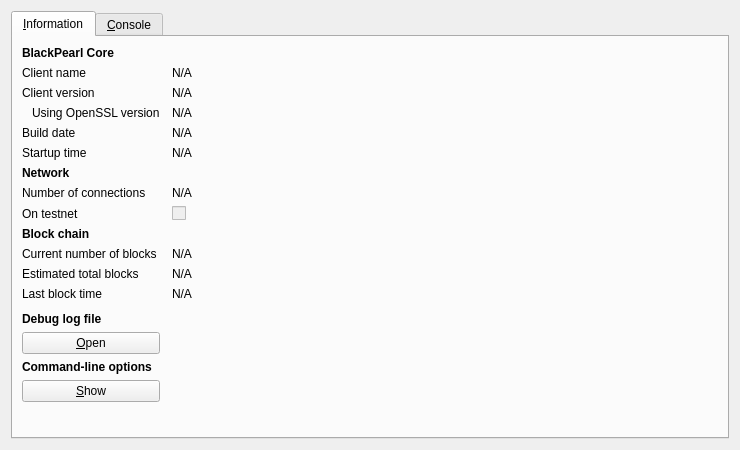
<?xml version="1.0" encoding="UTF-8"?>
<ui version="4.0">
 <class>RPCConsole</class>
 <widget class="QDialog" name="RPCConsole">
  <property name="geometry">
   <rect>
    <x>0</x>
    <y>0</y>
    <width>740</width>
    <height>450</height>
   </rect>
  </property>
  <property name="windowTitle">
   <string>BlackPearl - Debug window</string>
  </property>
  <layout class="QVBoxLayout" name="verticalLayout_2">
   <item>
    <widget class="QTabWidget" name="tabWidget">
     <property name="currentIndex">
      <number>0</number>
     </property>
     <widget class="QWidget" name="tab_info">
      <attribute name="title">
       <string>&amp;Information</string>
      </attribute>
      <layout class="QGridLayout" name="gridLayout" columnstretch="0,1">
       <property name="horizontalSpacing">
        <number>12</number>
       </property>
       <item row="0" column="0">
        <widget class="QLabel" name="label_9">
         <property name="font">
          <font>
           <weight>75</weight>
           <bold>true</bold>
          </font>
         </property>
         <property name="text">
          <string>BlackPearl Core</string>
         </property>
        </widget>
       </item>
       <item row="1" column="0">
        <widget class="QLabel" name="label_5">
         <property name="text">
          <string>Client name</string>
         </property>
        </widget>
       </item>
       <item row="1" column="1">
        <widget class="QLabel" name="clientName">
         <property name="cursor">
          <cursorShape>IBeamCursor</cursorShape>
         </property>
         <property name="text">
          <string>N/A</string>
         </property>
         <property name="textFormat">
          <enum>Qt::PlainText</enum>
         </property>
         <property name="textInteractionFlags">
          <set>Qt::LinksAccessibleByMouse|Qt::TextSelectableByKeyboard|Qt::TextSelectableByMouse</set>
         </property>
        </widget>
       </item>
       <item row="2" column="0">
        <widget class="QLabel" name="label_6">
         <property name="text">
          <string>Client version</string>
         </property>
        </widget>
       </item>
       <item row="2" column="1">
        <widget class="QLabel" name="clientVersion">
         <property name="cursor">
          <cursorShape>IBeamCursor</cursorShape>
         </property>
         <property name="text">
          <string>N/A</string>
         </property>
         <property name="textFormat">
          <enum>Qt::PlainText</enum>
         </property>
         <property name="textInteractionFlags">
          <set>Qt::LinksAccessibleByMouse|Qt::TextSelectableByKeyboard|Qt::TextSelectableByMouse</set>
         </property>
        </widget>
       </item>
       <item row="3" column="0">
        <widget class="QLabel" name="label_14">
         <property name="text">
          <string>Using OpenSSL version</string>
         </property>
         <property name="indent">
          <number>10</number>
         </property>
        </widget>
       </item>
       <item row="3" column="1">
        <widget class="QLabel" name="openSSLVersion">
         <property name="cursor">
          <cursorShape>IBeamCursor</cursorShape>
         </property>
         <property name="text">
          <string>N/A</string>
         </property>
         <property name="textFormat">
          <enum>Qt::PlainText</enum>
         </property>
         <property name="textInteractionFlags">
          <set>Qt::LinksAccessibleByMouse|Qt::TextSelectableByKeyboard|Qt::TextSelectableByMouse</set>
         </property>
        </widget>
       </item>
       <item row="4" column="0">
        <widget class="QLabel" name="label_12">
         <property name="text">
          <string>Build date</string>
         </property>
        </widget>
       </item>
       <item row="4" column="1">
        <widget class="QLabel" name="buildDate">
         <property name="cursor">
          <cursorShape>IBeamCursor</cursorShape>
         </property>
         <property name="text">
          <string>N/A</string>
         </property>
         <property name="textFormat">
          <enum>Qt::PlainText</enum>
         </property>
         <property name="textInteractionFlags">
          <set>Qt::LinksAccessibleByMouse|Qt::TextSelectableByKeyboard|Qt::TextSelectableByMouse</set>
         </property>
        </widget>
       </item>
       <item row="5" column="0">
        <widget class="QLabel" name="label_13">
         <property name="text">
          <string>Startup time</string>
         </property>
        </widget>
       </item>
       <item row="5" column="1">
        <widget class="QLabel" name="startupTime">
         <property name="cursor">
          <cursorShape>IBeamCursor</cursorShape>
         </property>
         <property name="text">
          <string>N/A</string>
         </property>
         <property name="textFormat">
          <enum>Qt::PlainText</enum>
         </property>
         <property name="textInteractionFlags">
          <set>Qt::LinksAccessibleByMouse|Qt::TextSelectableByKeyboard|Qt::TextSelectableByMouse</set>
         </property>
        </widget>
       </item>
       <item row="6" column="0">
        <widget class="QLabel" name="label_11">
         <property name="font">
          <font>
           <weight>75</weight>
           <bold>true</bold>
          </font>
         </property>
         <property name="text">
          <string>Network</string>
         </property>
        </widget>
       </item>
       <item row="7" column="0">
        <widget class="QLabel" name="label_7">
         <property name="text">
          <string>Number of connections</string>
         </property>
        </widget>
       </item>
       <item row="7" column="1">
        <widget class="QLabel" name="numberOfConnections">
         <property name="cursor">
          <cursorShape>IBeamCursor</cursorShape>
         </property>
         <property name="text">
          <string>N/A</string>
         </property>
         <property name="textFormat">
          <enum>Qt::PlainText</enum>
         </property>
         <property name="textInteractionFlags">
          <set>Qt::LinksAccessibleByMouse|Qt::TextSelectableByKeyboard|Qt::TextSelectableByMouse</set>
         </property>
        </widget>
       </item>
       <item row="8" column="0">
        <widget class="QLabel" name="label_8">
         <property name="text">
          <string>On testnet</string>
         </property>
        </widget>
       </item>
       <item row="8" column="1">
        <widget class="QCheckBox" name="isTestNet">
         <property name="enabled">
          <bool>false</bool>
         </property>
         <property name="text">
          <string/>
         </property>
        </widget>
       </item>
       <item row="9" column="0">
        <widget class="QLabel" name="label_10">
         <property name="font">
          <font>
           <weight>75</weight>
           <bold>true</bold>
          </font>
         </property>
         <property name="text">
          <string>Block chain</string>
         </property>
        </widget>
       </item>
       <item row="10" column="0">
        <widget class="QLabel" name="label_3">
         <property name="text">
          <string>Current number of blocks</string>
         </property>
        </widget>
       </item>
       <item row="10" column="1">
        <widget class="QLabel" name="numberOfBlocks">
         <property name="cursor">
          <cursorShape>IBeamCursor</cursorShape>
         </property>
         <property name="text">
          <string>N/A</string>
         </property>
         <property name="textFormat">
          <enum>Qt::PlainText</enum>
         </property>
         <property name="textInteractionFlags">
          <set>Qt::LinksAccessibleByMouse|Qt::TextSelectableByKeyboard|Qt::TextSelectableByMouse</set>
         </property>
        </widget>
       </item>
       <item row="11" column="0">
        <widget class="QLabel" name="label_4">
         <property name="text">
          <string>Estimated total blocks</string>
         </property>
        </widget>
       </item>
       <item row="11" column="1">
        <widget class="QLabel" name="totalBlocks">
         <property name="cursor">
          <cursorShape>IBeamCursor</cursorShape>
         </property>
         <property name="text">
          <string>N/A</string>
         </property>
         <property name="textFormat">
          <enum>Qt::PlainText</enum>
         </property>
         <property name="textInteractionFlags">
          <set>Qt::LinksAccessibleByMouse|Qt::TextSelectableByKeyboard|Qt::TextSelectableByMouse</set>
         </property>
        </widget>
       </item>
       <item row="12" column="0">
        <widget class="QLabel" name="label_2">
         <property name="text">
          <string>Last block time</string>
         </property>
        </widget>
       </item>
       <item row="12" column="1">
        <widget class="QLabel" name="lastBlockTime">
         <property name="cursor">
          <cursorShape>IBeamCursor</cursorShape>
         </property>
         <property name="text">
          <string>N/A</string>
         </property>
         <property name="textFormat">
          <enum>Qt::PlainText</enum>
         </property>
         <property name="textInteractionFlags">
          <set>Qt::LinksAccessibleByMouse|Qt::TextSelectableByKeyboard|Qt::TextSelectableByMouse</set>
         </property>
        </widget>
       </item>
       <item row="13" column="0">
        <spacer name="verticalSpacer_2">
         <property name="orientation">
          <enum>Qt::Vertical</enum>
         </property>
         <property name="sizeHint" stdset="0">
          <size>
           <width>20</width>
           <height>20</height>
          </size>
         </property>
        </spacer>
       </item>
       <item row="14" column="0">
        <widget class="QLabel" name="labelDebugLogfile">
         <property name="font">
          <font>
           <weight>75</weight>
           <bold>true</bold>
          </font>
         </property>
         <property name="text">
          <string>Debug log file</string>
         </property>
        </widget>
       </item>
       <item row="15" column="0">
        <widget class="QPushButton" name="openDebugLogfileButton">
         <property name="toolTip">
          <string>Open the BlackPearl debug log file from the current data directory. This can take a few seconds for large log files.</string>
         </property>
         <property name="text">
          <string>&amp;Open</string>
         </property>
         <property name="autoDefault">
          <bool>false</bool>
         </property>
        </widget>
       </item>
       <item row="16" column="0">
        <widget class="QLabel" name="labelCLOptions">
         <property name="font">
          <font>
           <weight>75</weight>
           <bold>true</bold>
          </font>
         </property>
         <property name="text">
          <string>Command-line options</string>
         </property>
        </widget>
       </item>
       <item row="17" column="0">
        <widget class="QPushButton" name="showCLOptionsButton">
         <property name="toolTip">
          <string>Show the BlackPearl-Qt help message to get a list with possible BlackPearl command-line options.</string>
         </property>
         <property name="text">
          <string>&amp;Show</string>
         </property>
         <property name="autoDefault">
          <bool>false</bool>
         </property>
        </widget>
       </item>
       <item row="18" column="0">
        <spacer name="verticalSpacer">
         <property name="orientation">
          <enum>Qt::Vertical</enum>
         </property>
         <property name="sizeHint" stdset="0">
          <size>
           <width>20</width>
           <height>40</height>
          </size>
         </property>
        </spacer>
       </item>
      </layout>
     </widget>
     <widget class="QWidget" name="tab_console">
      <attribute name="title">
       <string>&amp;Console</string>
      </attribute>
      <layout class="QVBoxLayout" name="verticalLayout_3">
       <property name="spacing">
        <number>3</number>
       </property>
       <item>
        <widget class="QTextEdit" name="messagesWidget">
         <property name="minimumSize">
          <size>
           <width>0</width>
           <height>100</height>
          </size>
         </property>
         <property name="readOnly">
          <bool>true</bool>
         </property>
         <property name="tabKeyNavigation" stdset="0">
          <bool>false</bool>
         </property>
         <property name="columnCount" stdset="0">
          <number>2</number>
         </property>
        </widget>
       </item>
       <item>
        <layout class="QHBoxLayout" name="horizontalLayout">
         <property name="spacing">
          <number>3</number>
         </property>
         <item>
          <widget class="QLabel" name="label">
           <property name="text">
            <string notr="true">&gt;</string>
           </property>
          </widget>
         </item>
         <item>
          <widget class="QLineEdit" name="lineEdit"/>
         </item>
         <item>
          <widget class="QPushButton" name="clearButton">
           <property name="maximumSize">
            <size>
             <width>24</width>
             <height>24</height>
            </size>
           </property>
           <property name="toolTip">
            <string>Clear console</string>
           </property>
           <property name="text">
            <string/>
           </property>
           <property name="icon">
            <iconset resource="../bitcoin.qrc">
             <normaloff>:/icons/remove</normaloff>:/icons/remove</iconset>
           </property>
           <property name="shortcut">
            <string notr="true">Ctrl+L</string>
           </property>
           <property name="autoDefault">
            <bool>false</bool>
           </property>
          </widget>
         </item>
        </layout>
       </item>
      </layout>
     </widget>
    </widget>
   </item>
  </layout>
 </widget>
 <resources>
  <include location="../bitcoin.qrc"/>
 </resources>
 <connections/>
</ui>
